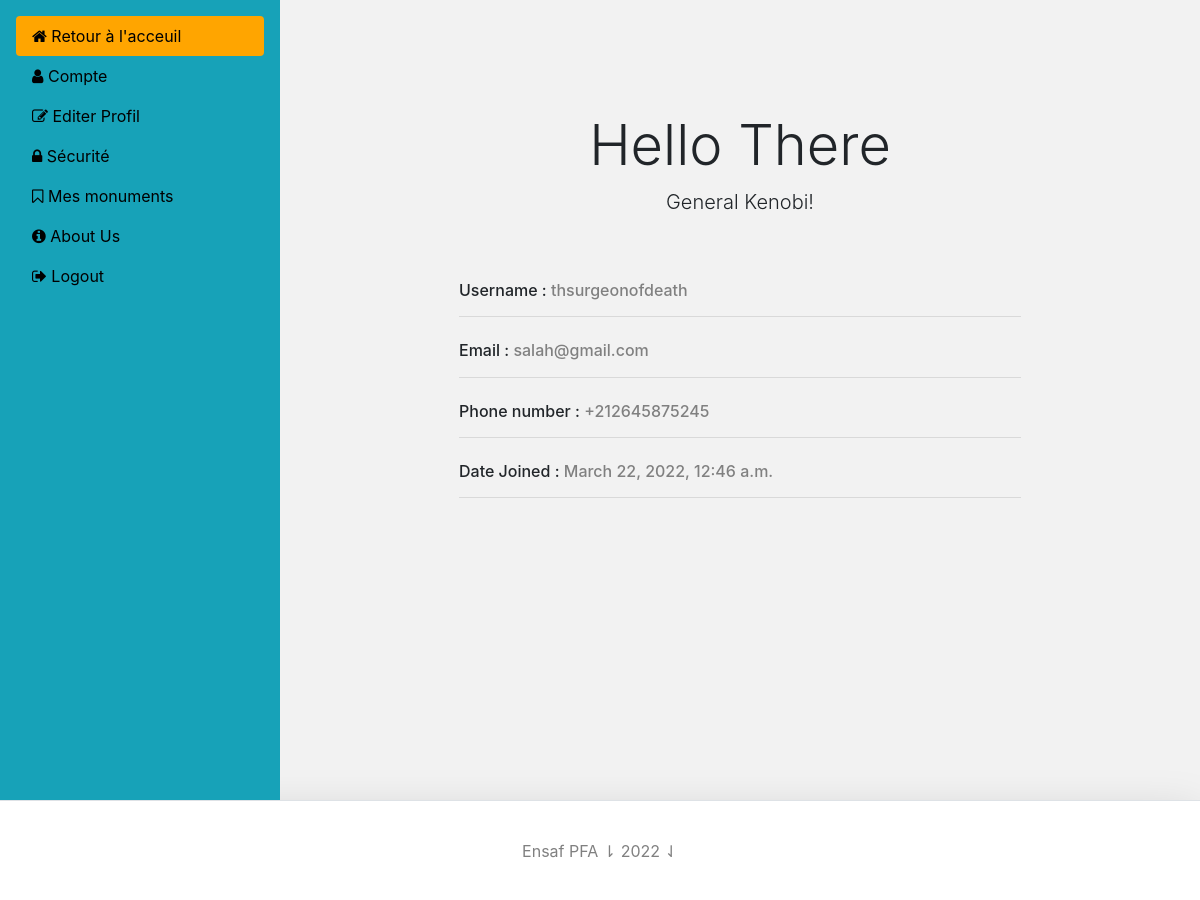
Page /account/ (signed in) on the committed database.
### account/models.py (models this page shows, shortened)
class Account(AbstractBaseUser):
	email 			= models.EmailField(verbose_name="email", max_length=60,unique=True)
	username 		= models.CharField(max_length=30,unique=True)
	phone			= models.IntegerField(default=0000)
	date_joined		= models.DateTimeField(verbose_name='date joined', auto_now_add=True)
	last_login		= models.DateTimeField(verbose_name='last login', auto_now=True)
	is_admin		= models.BooleanField(default=False)
	is_active		= models.BooleanField(default=True)
	is_staff		= models.BooleanField(default=False)
	is_superuser	= models.BooleanField(default=False)
	USERNAME_FIELD 		= 'email'
	REQUIRED_FIELDS 	= ['username']
	objects = MyAccountManager()
	class Meta:
		verbose_name = "User"
		verbose_name_plural = "Utilisateurs"

### account/views.py (the view)
# urls.py: path('account/',account_view,name="account"),
def account_view(request):
	context={}
	user = request.user
	if not user.is_authenticated:
		return redirect("must_authenticate")
	context['user'] = user
	return render(request,"account/compte.html",context)

### account/templates/account/compte.html (shortened to what this page needs)
{% extends 'account/account.html' %}
{% block content %}
<div class="container py-5">
    <header class="py-5 text-center">
        <h2 class="display-4">Hello There</h2>
        <p class="lead mb-0">General Kenobi!</p>
    </header>
    <div class="row">
        <div class="col-lg-8 mx-auto">
            <div class="mb-4">
                <h6 >Username : <p class="d-inline" style="color:gray;">{{user.username}}</p> </h6>
                <hr class="solid">
            </div>
            <div class="mb-4">
                <h6 >Email : <p class="d-inline" style="color:gray;">{{user.email}}</p> </h6>
                <hr class="solid">
            </div>
            <div class="mb-4">
                <h6 >Phone number : <p class="d-inline" style="color:gray;">+{{user.phone}}</p> </h6>
                <hr class="solid">
            </div>
            <div class="mb-4">
                <h6 >Date Joined : <p class="d-inline" style="color:gray;">{{user.date_joined}}</p> </h6>
                <hr class="solid">
            </div>
        </div>
    </div>
</div>
{% endblock content %}

### rows in the picture
Account: username "thsurgeonofdeath", email "salah@gmail.com", phone "212645875245", date_joined "March 22, 2022, 12:46 a.m."
